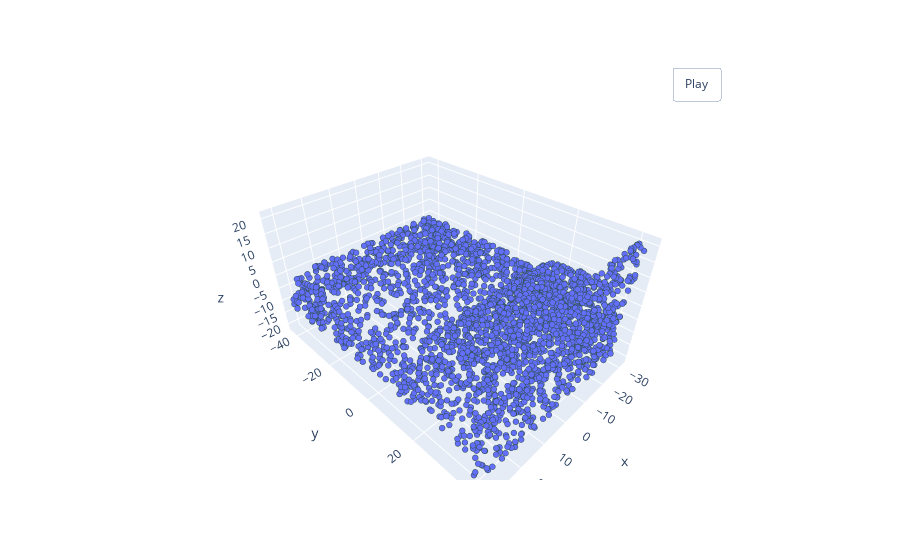

Write notebook code for a chart like this one.
### Code cell
pcshow(*pointcloud.T)

### Figure 1 — Plotly figure (JSON) as saved in the notebook; plotly's stock layout.template omitted (floating-point values rounded to 4 significant figures; data arrays with more than 128 entries replaced by an {"elided": "..."} marker saying what was removed)
{"data": [{"marker": {"line": {"color": "DarkSlateGrey", "width": 2}, "size": 2}, "mode": "markers", "type": "scatter3d", "x": {"elided": "3000 float values"}, "y": {"elided": "3000 float values"}, "z": {"elided": "3000 float values"}}], "layout": {"updatemenus": [{"buttons": [{"args": [null, {"frame": {"duration": 50, "redraw": true}, "fromcurrent": true, "mode": "immediate", "transition": {"duration": 0}}], "label": "Play", "method": "animate"}], "pad": {"r": 10, "t": 45}, "showactive": false, "type": "buttons", "x": 0.8, "xanchor": "left", "y": 1, "yanchor": "bottom"}]}}
